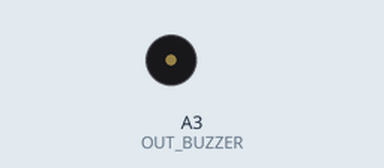
Recording of a sketch running on a simulated Arduino Uno, built with avr-gcc and run on an emulated ATmega328P. Parts: buzzer (waves = sounding).

Above: at 0.1 s.
Timing chart, 0 to 1.6 s (numbered marks = the images above):
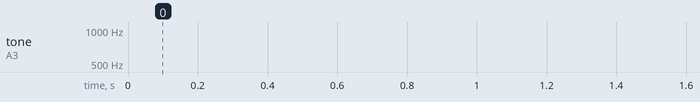

The sketch:

_08_BuzzerInterrupt.ino
```cpp
#include "TimerOne.h"

#define OUT_BUZZER  A3

void buzzInterrupt()
{
  static int freq = 500;
  static char step = 1;

  freq += step;

  if (freq > 1000)
  {
    step = -1;
  }

  if (freq < 500)
  {
    step = 1;
  }

  tone(OUT_BUZZER, freq);

  return;
}

void setup() {
  // put your setup code here, to run once:
  pinMode(OUT_BUZZER,OUTPUT);

  Timer1.initialize(1000);
  Timer1.attachInterrupt(buzzInterrupt);

}

void loop() {
  // put your main code here, to run repeatedly:


}
```
